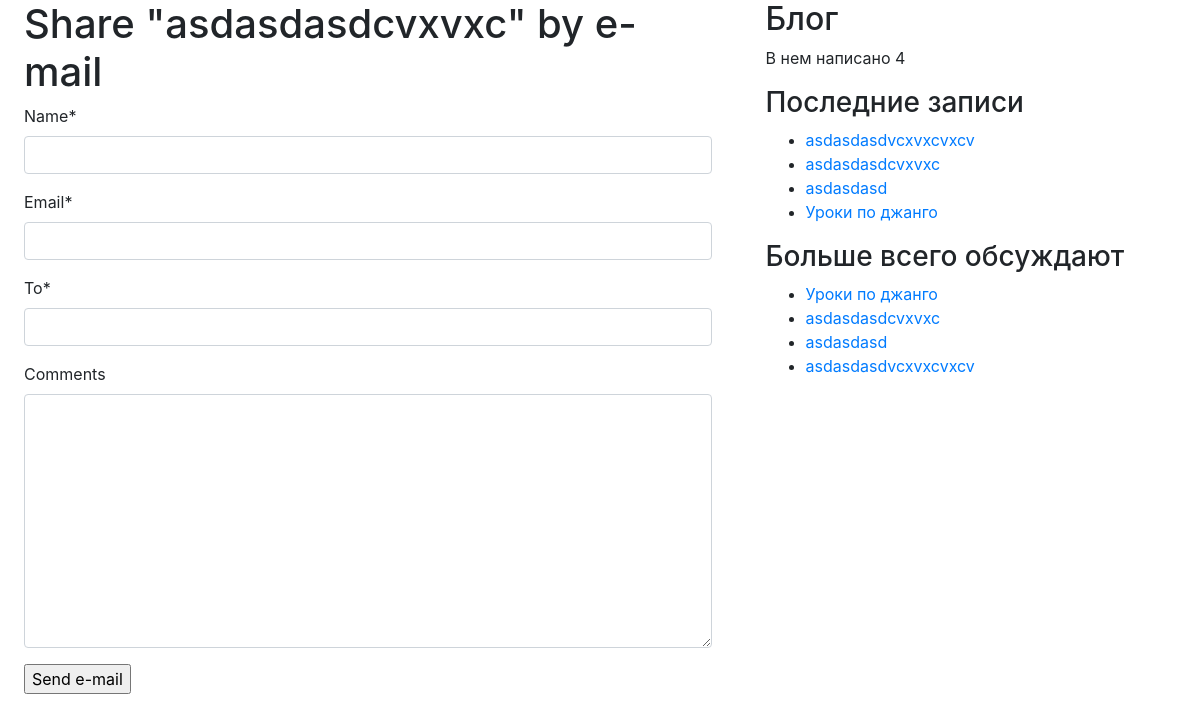
/blog/3/share/, run on the app's committed database.
### blog/models.py (models this page shows)
class Post(models.Model):
    def get_absolute_url(self):
        return reverse('post_detail',
                       args=[self.publish.year,
                             self.publish.strftime('%m'),
                             self.publish.strftime('%d'),
                             self.slug])
    STATUS_CHOICES = (
        ('draft', 'Draft'),
        ('published', 'Published'),
    )
    title = models.CharField(max_length=250)
    slug = models.SlugField(max_length=250, unique_for_date='publish')
    author = models.ForeignKey(User, related_name='blog_posts', on_delete=models.DO_NOTHING)
    body = models.TextField()
    publish = models.DateTimeField(default=timezone.now)
    created = models.DateTimeField(auto_now_add=True)
    updated = models.DateTimeField(auto_now=True)
    status = models.CharField(max_length=10, choices=STATUS_CHOICES, default='draft')
    tags = TaggableManager()

### blog/views.py (the view)
# urls.py: path('<int:post_id>/share/', views.post_share, name='post_share'),
def post_share(request, post_id):
    post = get_object_or_404(Post, id=post_id, status='published')
    sent = False
    if request.method == 'POST':
        form = EmailPostForm(request.POST)
        if form.is_valid():
            cd = form.cleaned_data
            post_url = request.build_absolute_uri(post.get_absolute_url())
            subject = '{} ({}) recommends you reading "{}"'.format(cd['name'], cd['email'], post.title)
            message = 'Read "{}" at {}\n\n{}\'s comments: {}'.format(post.title, post_url, cd['name'], cd['comments'])
            send_mail(subject, message, 'admin@myblog.com', [cd['to']])
            sent = True
    else:
        form = EmailPostForm()
    return render(request, 'blog/post/share.html', {'post': post,
                                                    'form': form,
                                                    'sent': sent})

### blog/forms.py
class EmailPostForm(forms.Form):
    name = forms.CharField(max_length=25)
    email = forms.EmailField()
    to = forms.EmailField()
    comments = forms.CharField(required=False,
                               widget=forms.Textarea)

### blog/templatetags/blog_tags.py (called while the page is built)
@register.simple_tag()
def total_posts():
    return Post.objects.all().count()

@register.inclusion_tag('blog/post/latest_posts.html')
def show_latest_posts(count=5):
    latest_posts = Post.objects.all().order_by('-publish')[:count]
    return {'latest_posts': latest_posts}

@register.simple_tag
def get_most_commented_posts(count=5):
    return Post.objects.all().annotate(total_comments=Count('comments')).order_by('-total_comments')[:count]

### templates/blog/post/share.html (shortened to what this page needs)
{% extends "blog/base.html" %}
{% load crispy_forms_tags %}
{% block content %}
    {% if sent %}
        <h1>E-mail successfully sent</h1>
        <p>
            "{{ post.title }}" was successfully sent to {{ cd.to }}.
        </p>
    {% else %}
        <h1>Share "{{ post.title }}" by e-mail</h1>
        <form action="." method="post">
            {{ form|crispy }}
            <input type="submit" value="Send e-mail">
        </form>
    {% endif %}
{% endblock %}

### templates/blog/base.html (shortened to what this page needs)
{% load blog_tags %}
{% load static %}
{% load bootstrap3 %}
{% load crispy_forms_tags %}
<!DOCTYPE html>
<html lang="en">
<head>
    <link rel="stylesheet" href="https://maxcdn.bootstrapcdn.com/bootstrap/4.0.0/css/bootstrap.min.css"
>
    <link rel="stylesheet" href="https://stackpath.bootstrapcdn.com/bootstrap/4.1.3/css/bootstrap.min.css"
>
</head>
<body>
<div class="row">
    <div id="content" class="col-7 justify-content-center mx-4">
        {% block content %}
        {% endblock %}
    </div>
    <div id="sidebar" class="col-4  justify-content-center ">
        <h2>Блог</h2>
        <p>В нем написано {% total_posts %}</p>
        <h3>Последние записи</h3>
        {% show_latest_posts %}
        <h3>Больше всего обсуждают</h3>
        {% get_most_commented_posts as most_commented_posts %}
        <ul>
            {% for post in most_commented_posts %}
                <li>
                    <a href="{{ post.get_absolute_url }}">{{ post.title }}</a>
                </li>
            {% endfor %}
        </ul>
    </div>
</div>
</body>
</html>

### templates/blog/post/latest_posts.html
<ul>
    {% for post in latest_posts %}
        <li>
            <a href="{{ post.get_absolute_url }}">{{ post.title }}</a>
        </li>
    {% endfor %}
</ul>

### data on the page
Post: title "asdasdasdcvxvxc"
Post: title "asdasdasdvcxvxcvxcv"
Post: title "asdasdasd"
Post: title "Уроки по джанго"
